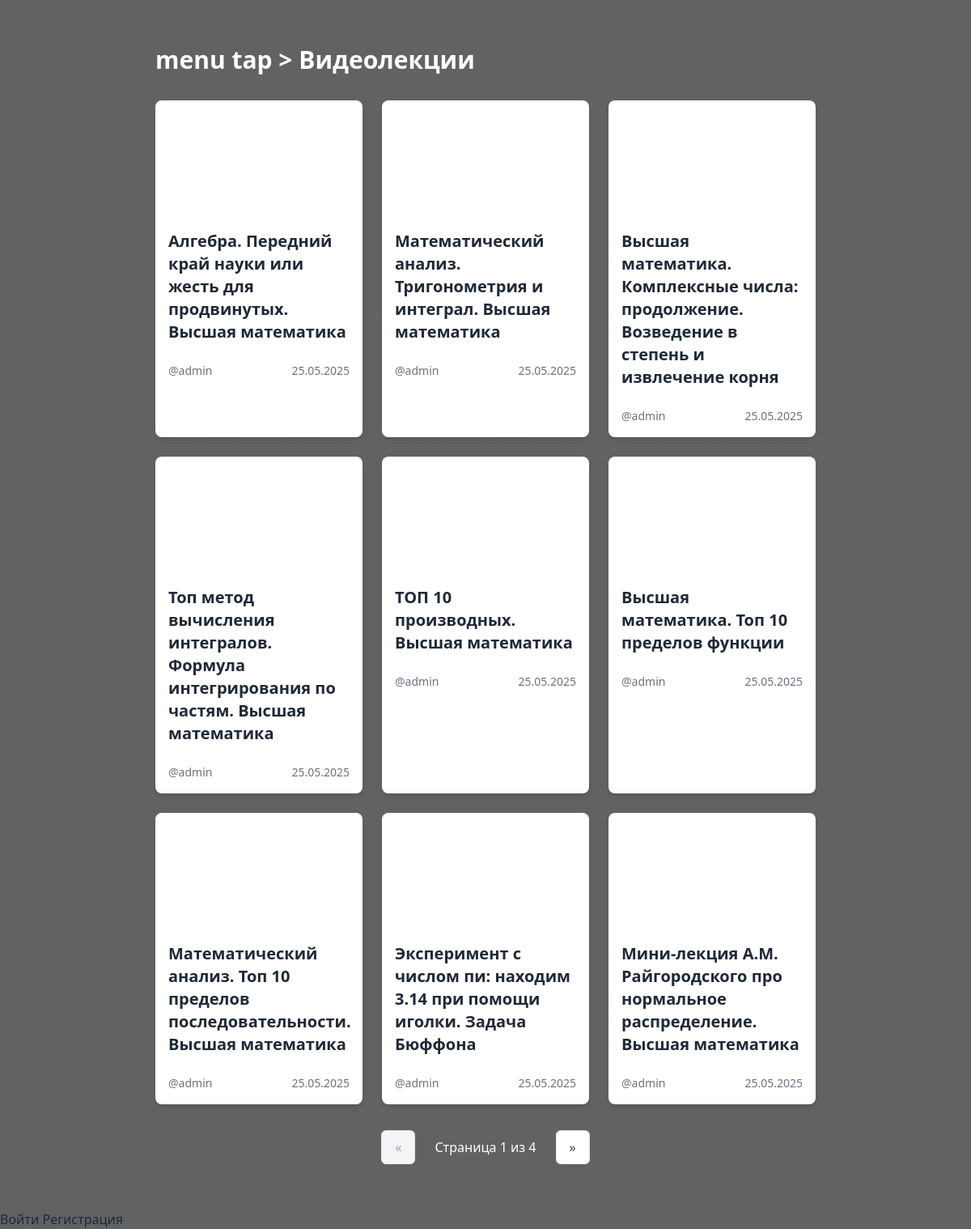
/video-lectures/, run on the app's committed database.
### core/models.py (models this page shows, shortened)
class VideoLecture(models.Model):
    title = models.CharField("Название", max_length=200)
    youtube_id = models.CharField("YouTube ID", max_length=20, blank=True, editable=False, default='')
    description = models.TextField("Описание", blank=True)
    youtube_url = models.URLField("Ссылка на YouTube", validators=[validate_youtube_url])
    author = models.ForeignKey(
        settings.AUTH_USER_MODEL,
        on_delete=models.CASCADE,
        verbose_name="Автор"
    )
    created_at = models.DateTimeField("Дата создания", auto_now_add=True)
    updated_at = models.DateTimeField("Дата обновления", auto_now=True)
    views = models.PositiveBigIntegerField("Просмотры", default=0)
    duration = models.PositiveIntegerField("Длительность (сек)", default=0)
    is_published = models.BooleanField("Опубликовано", default=True)
    tags = models.ManyToManyField(
        'Tag',
        blank=True,
        verbose_name="Теги"
    )
    objects = VideoLectureManager()
    def extract_youtube_id(self):
        pattern = r'(?:v=|be/|embed/|/v/|/e/|vi?/|v=)([^&?#]+)'
        match = re.search(pattern, self.youtube_url)
        return match.group(1) if match else None
    class Meta:
        verbose_name = "Видеолекция"
        verbose_name_plural = "Видеолекции"
        ordering = ['-created_at']
        indexes = [
            models.Index(fields=['-created_at', 'is_published']),
            models.Index(fields=['author']),
        ]

class User(AbstractUser):
    bio = models.TextField(blank=True)
    avatar = models.ImageField(upload_to='avatars/', blank=True, null=True)
    class Meta:
        verbose_name = 'Пользователь'
        verbose_name_plural = 'Пользователи'

### core/views.py (the view)
# urls.py: path('video-lectures/', video_lecture_view, name='video_lectures'),
def video_lecture_view(request):
    lectures = VideoLecture.objects.all().order_by('-created_at')
    paginator = Paginator(lectures, 9)  # 9 элементов на страницу
    page_number = request.GET.get('page')
    page_obj = paginator.get_page(page_number)
    return render(request, 'video/videolecture.html', {
        'page_obj': page_obj,
        'lectures': lectures  # На всякий случай оставляем
    })

### core/templates/video/videolecture.html (shortened to what this page needs)
{% extends "base.html" %}
{% block content %}
<div class="container mx-auto px-4 py-8">
    <div class="flex flex-col md:flex-row justify-between items-center mb-8 gap-4">
        <h1 class="text-3xl font-bold text-white">
            <a href="{% url 'home' %}" class="hover:text-gray-300 transition-colors duration-300">menu tap</a>
            &gt; Видеолекции
        </h1>
    </div>
    <div class="grid grid-cols-1 md:grid-cols-2 lg:grid-cols-3 gap-6">
        {% for lecture in page_obj %}
        <div class="bg-white rounded-lg shadow-md overflow-hidden hover:shadow-lg transition-shadow transform hover:-translate-y-1">
            <div class="relative pt-[56.25%]">
                <iframe class="absolute top-0 left-0 w-full h-full"
                        src="https://www.youtube.com/embed/{{ lecture.extract_youtube_id }}"
                        frameborder="0"
                        allow="accelerometer; autoplay; clipboard-write; encrypted-media; gyroscope; picture-in-picture"
                        allowfullscreen
                        loading="lazy">
                </iframe>
            </div>
            <div class="p-4">
                <h3 class="text-xl font-semibold mb-2">{{ lecture.title }}</h3>
                <div class="mt-4 flex justify-between items-center text-sm text-gray-500">
                    <span>@{{ lecture.author.username }}</span>
                    <span>{{ lecture.created_at|date:"d.m.Y" }}</span>
                </div>
            </div>
        </div>
        {% endfor %}
    </div>
    {% if page_obj.paginator.num_pages > 1 %}
<div class="mt-8 flex justify-center items-center space-x-2">
    {% if page_obj.has_previous %}
    <a href="?page={{ page_obj.previous_page_number }}" class="px-4 py-2 border rounded-md bg-white text-gray-700 hover:bg-gray-50 transition-colors">
        &laquo;
    </a>
    {% else %}
    <span class="px-4 py-2 border rounded-md bg-gray-100 text-gray-400 cursor-not-allowed">
        &laquo;
    </span>
    {% endif %}
    <span class="px-4 py-2 bg-white-600 text-white rounded-md">
        Страница {{ page_obj.number }} из {{ page_obj.paginator.num_pages }}
    </span>
    {% if page_obj.has_next %}
    <a href="?page={{ page_obj.next_page_number }}" class="px-4 py-2 border rounded-md bg-white text-gray-700 hover:bg-gray-50 transition-colors">
        &raquo;
    </a>
    {% else %}
    <span class="px-4 py-2 border rounded-md bg-gray-100 text-gray-400 cursor-not-allowed">
        &raquo;
    </span>
    {% endif %}
</div>
{% endif %}
</div>
{% endblock %}

### core/static/css/style.css (style rules this page uses)
.container { display: flex; flex-direction: column; align-self: center; justify-content: center; }

### core/templates/video/videolecture.html (style rules this page uses)
body { background-image: linear-gradient(rgba(0, 0, 0, 0.6), rgba(0, 0, 0, 0.6)), url('https://img3.akspic.ru/crops/4/4/4/0/8/180444/180444-gora-gornyj_relef-oblako-gornyj_hrebet-holm-3840x2160.jpg'); background-size: cover; background-position: center; background-attachment: fixed; }

### data on the page
VideoLecture: title "Алгебра. Передний край науки или жесть для продвинутых. Высшая математика", author.username "admin", created_at "25.05.2025"
VideoLecture: title "Математический анализ. Тригонометрия и интеграл. Высшая математика", author.username "admin", created_at "25.05.2025"
VideoLecture: title "Высшая математика. Комплексные числа: продолжение. Возведение в степень и извлечение корня", author.username "admin", created_at "25.05.2025"
VideoLecture: title "Топ метод вычисления интегралов. Формула интегрирования по частям. Высшая математика", author.username "admin", created_at "25.05.2025"
VideoLecture: title "ТОП 10 производных. Высшая математика", author.username "admin", created_at "25.05.2025"
VideoLecture: title "Высшая математика. Топ 10 пределов функции", author.username "admin", created_at "25.05.2025"
VideoLecture: title "Математический анализ. Топ 10 пределов последовательности. Высшая математика", author.username "admin", created_at "25.05.2025"
VideoLecture: title "Эксперимент с числом пи: находим 3.14 при помощи иголки. Задача Бюффона", author.username "admin", created_at "25.05.2025"
VideoLecture: title "Мини-лекция А.М. Райгородского про нормальное распределение. Высшая математика", author.username "admin", created_at "25.05.2025"

### other printed values
{{ page_obj.number }} "1"
{{ page_obj.paginator.num_pages }} "4"
